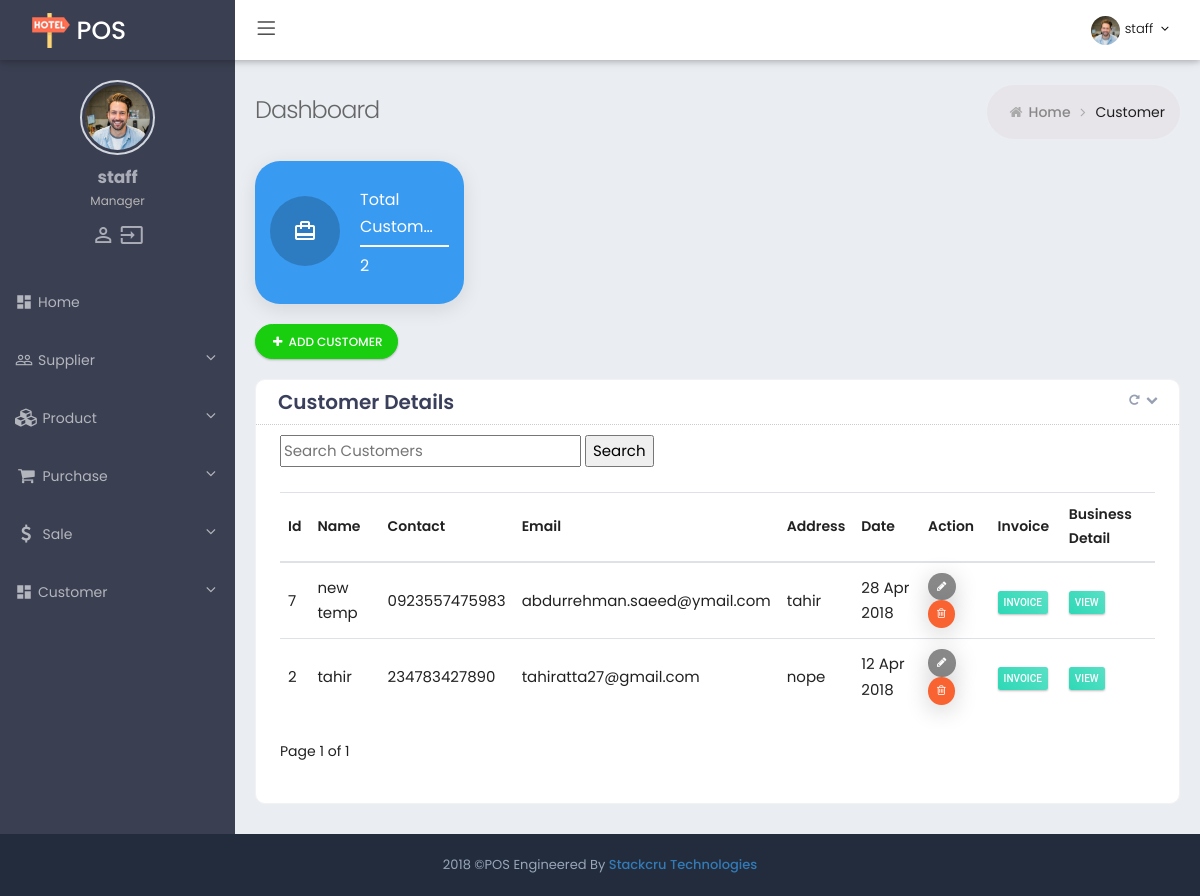
Screenshot of /cadmin/customer/ (signed in) with the database file from the repository.
### blog/models.py (models this page shows, shortened)
class Customer(models.Model):
    name = models.CharField(max_length=200)
    phone_regex = RegexValidator(regex=r'^\+?1?\d{9,15}$', message="Phone number must be entered in the format: '+999999999'. Up to 15 digits allowed.")
    contact = models.CharField(validators=[phone_regex], max_length=17) # validators should be a list
    email = models.EmailField(max_length=200, blank=True)
    address = models.CharField(max_length=700)
    created_at = models.DateTimeField(auto_now_add =True)
    updated_at = models.DateTimeField(auto_now =True)

### cadmin/views.py (the view)
@login_required
def customer_list(request):
    if request.user.is_superuser:
        customers = Customer.objects.order_by("-id").all()
        invoices = Invoice.objects.order_by("-id").all()
        query = request.GET.get("q")
        if query:
            customers = customers.filter(
                Q(id__icontains=query)
                ).distinct()
    else:
        customers = Customer.objects.filter(author__user__username=request.user.username).order_by("-id")
        invoices = Invoice.objects.filter(author__user__username=request.user.username).order_by("-id")
    customers = helpers.pg_records(request, customers, 5)
    invoices = helpers.pg_records(request, invoices, 5)
    return render(request, 'cadmin/customer_list.html', {'customers': customers, 'invoices': invoices})

### django_project/helpers.py (called while the page is built)
def pg_records(request, list, num):
    paginator = Paginator(list, num)
    page = request.GET.get('page')
    try:
        page_object = paginator.page(page)
    except PageNotAnInteger:
        page_object = paginator.page(1)
    except EmptyPage:
        page_object = paginator.page(paginator.num_pages)
    return page_object

### cadmin/templates/cadmin/customer_list.html (shortened to what this page needs)
{% extends "cadmin/base_admin.html" %}
{% block main %}
    <div class="main">
       <div class="page-wrapper">
        {% include "cadmin/header.html" %}
        <div class="page-container">
             {% include "cadmin/sidebar.html" %}
            <div class="page-content-wrapper">
                <div class="page-content">
                    <div class="page-bar">
                        <div class="page-title-breadcrumb">
                            <div class=" pull-left">
                                <div class="page-title">Dashboard</div>
                            </div>
                            <ol class="breadcrumb page-breadcrumb pull-right">
                                <li><i class="fa fa-home"></i>&nbsp;<a class="parent-item" href="{% url 'index' %}">Home</a>&nbsp;<i class="fa fa-angle-right"></i>
                                </li>
                                <li class="active">Customer</li>
                            </ol>
                        </div>
                    </div>
                    <div class="state-overview">
                        <div class="row">
                            <div class="col-xl-3 col-md-6 col-12">
                              <div class="info-box bg-blue">
                                <span class="info-box-icon push-bottom"><i class="material-icons">card_travel</i></span>
                                <div class="info-box-content">
                                  <span class="info-box-text">Total</span>
                                  <span class="info-box-text">Customer</span>
                                  <div class="progress">
                                    <div class="progress-bar width-100"></div>
                                  </div>
                                  <span class="progress-description">
                                        {{ customers.paginator.count }}
                                      </span>
                                </div>
                              </div>
                            </div>
                        </div>
                             </div>
                    <ul class="nav nav-pills nav-pills-rose">
                        <button type="button" class="btn btn-circle btn-success"><i class="fa fa-plus"></i><a href="{% url 'customer_add' %}" style="color:white"> Add Customer </a></button>
                    </ul>
                    <div class="row">
                        <div class="col-md-12 col-sm-12">
                            <div class="card  card-box">
                                <div class="card-head">
                                    <header>Customer Details</header>
                                    <div class="tools">
                                        <a class="fa fa-repeat btn-color box-refresh" href="javascript:;"></a>
                                        <a class="t-collapse btn-color fa fa-chevron-down" href="javascript:;"></a>
                                    </div>
                                </div>
                                <div class="card-body ">
                                    <form method='GET' action = ''>
                                        <input type='text' name='q' placeholder='Search Customers' value='{{request.GET.q}}' />
                                        <input type="submit" value="Search"/>
                                    </form><br>
                                  <div class="table-wrap">
                                        <div class="table-responsive">
                                                            {% for customer in customers %}
                                                                {% if forloop.first     %}
                                                                   <table   class="table display product-overview mb-30" id="support_table5">
                                                                    <thead>
                                                                        <tr>
                                                                             <th>Id</th>
                                                                            <th>Name</th>
                                                                            <th>Contact</th>
                                                                            <th>Email</th>
                                                                            <th>Address</th>
                                                                            <th>Date</th>
                                                                            <th>Action</th>
                                                                            <th>Invoice</th>
                                                                            <th>Business Detail</th>
                                                                        </tr>
                                                                    </thead>
                                                                {% endif %}
                <tr>
                    <td title="{{ customer.id }}">{{ customer.id}}</td>
                    <td class="customer-name" title="{{ customer.name }}">{{ customer.name|truncatechars:50 }}</td>
                    <td title="{{ customer.contact }}">{{ customer.contact}}</td>
                    <td title="{{ customer.email }}">{{ customer.email }}</td>
                    <td title="{{ customer.address }}">{{ customer.address }}</td>
                    <td title="{{ customer.created_at }}">{{ customer.created_at|date:"d M Y" }}</td>
                    <td>
                        <a href="{% url 'customer_update' customer.id %}" class="btn btn-tbl-edit btn-xs"><i class="fa fa-pencil"></i></a>
                        <a class="btn btn-tbl-delete btn-xs" href= "{% url 'customer_delete' customer.id %}?next={{ request.get_full_path }}" onclick=" return confirm('Are you sure ?')"><i class="fa fa-trash-o "></i></a>
                    </td>
                    <td>
                    <span class="label label-sm label-success"><a href="{% url 'invoice_show' customer.id %}" style="color: white">invoice</a></span>
                    </td>
                    <td>
                   <span class="label label-sm label-success"><a href="{% url 'customer_view' customer.id %}" style="color: white">view</a></span>
                    </td>
                </tr>
                {% if forloop.last %}
                    </table>
                {% endif %}
            {% empty %}
                No Customers
            {% endfor %}
    </div>
    {% if customers %}
        <div class="pagination">
            <p>
                <span>Page {{ customers.number }} of {{ customers.paginator.num_pages }}</span>
            </p>
        </div>
    {% endif %}
                                        </div>
                                    </div>
                                </div>
                            </div>
                        </div>
                    </div>
        </div>
    </div>
{% endblock %}

### cadmin/templates/cadmin/header.html (shortened to what this page needs)
{% load static %}
<div class="page-header navbar navbar-fixed-top">
            <div class="page-header-inner ">
                <div class="page-logo">
                    <a href="{% url 'supplier_list' %}">
                    <img alt="" src="{% static 'assets/img/logo.png' %}">
                    <span class="logo-default" >POS</span> </a>
                </div>
                <ul class="nav navbar-nav navbar-left in">
                    <li><a href="#" class="menu-toggler sidebar-toggler"><i class="icon-menu"></i></a></li>
                </ul>
                <div class="top-menu">
                    <ul class="nav navbar-nav pull-right">
                        <li class="dropdown dropdown-user">
                            <a href="javascript:;" class="dropdown-toggle" data-toggle="dropdown" data-hover="dropdown" data-close-others="true">
                                <img alt="" class="img-circle " src="{% static 'assets/img/dp.jpg' %}" />
                                <span class="username username-hide-on-mobile"> {{ request.user.username }} </span>
                                <i class="fa fa-angle-down"></i>
                            </a>
                        </li>
                    </ul>
                </div>
            </div>
        </div>

### cadmin/templates/cadmin/sidebar.html (shortened to what this page needs)
{% load static %}
            <div class="sidebar-container">
                <div class="sidemenu-container navbar-collapse collapse fixed-menu">
                    <div id="remove-scroll">
                        <ul class="sidemenu page-header-fixed p-t-20" data-keep-expanded="false" data-auto-scroll="true" data-slide-speed="200">
                            <li class="sidebar-user-panel">
                                <div class="user-panel">
                                    <div class="row">
                                            <div class="sidebar-userpic">
                                                <img src="{% static 'assets/img/dp.jpg' %}" class="img-responsive" alt=""> </div>
                                        </div>
                                        <div class="profile-usertitle">
                                            <div class="sidebar-userpic-name"> {{ request.user.username }} </div>
                                            <div class="profile-usertitle-job"> Manager </div>
                                        </div>
                                        <div class="sidebar-userpic-btn">
                                            <span style="align-items: center;"><a class="tooltips" href="{% url 'password_change' %}" data-placement="top" data-original-title="Profile">
                                                <i class="material-icons">person_outline</i>
                                            </a>
                                            <a class="tooltips" href="{% url 'logout' %}" data-placement="top" data-original-title="Logout">
                                                <i class="material-icons">input</i>
                                            </a>
                                        </span>
                                        </div>
                                </div>
                            </li>
                            <li class="nav-item ">
                                <a href="{% url 'index' %}" class="nav-link nav-toggle"> <i class="material-icons">dashboard</i>
                                    <span class="title">Home</span>
                                </a>
                            </li>
                            <li class="nav-item start ">
                                <a href="#" class="nav-link nav-toggle">
                                    <i class="material-icons">people_outline</i>
                                    <span class="title">Supplier</span>
                                </a>
                            </li>
                             <li class="nav-item start ">
                                <a href="#" class="nav-link nav-toggle">
                                    <i class="fa fa-cubes"></i>
                                    <span class="title">Product</span>
                                </a>
                            </li>
                            <li class="nav-item start ">
                                <a href="#" class="nav-link nav-toggle">
                                    <i class="fa fa-shopping-cart"></i>
                                    <span class="title">Purchase</span>
                                </a>
                            </li>
                            <li class="nav-item start ">
                                <a href="#" class="nav-link nav-toggle">
                                    <i class="fa fa-dollar (alias)"></i>
                                    <span class="title">Sale</span>
                                </a>
                            </li>
                            <li class="nav-item">
                                <a href="#" class="nav-link nav-toggle">
                                    <i class="material-icons">dashboard</i>
                                    <span class="title">Customer</span>
                                </a>
                            </li>
                    </div>
                </div>
            </div>

### cadmin/static/assets/css/material_style.css (style rules this page uses)
.material-icons { font-family: 'Material Icons'; font-weight: normal; font-style: normal; font-size: 24px; display: inline-block; line-height: 1; text-transform: none; letter-spacing: normal; word-wrap: normal; white-space: nowrap; direction: ltr; -webkit-font-smoothing: antialiased; text-rendering: optimizeLegibility; -moz-osx-font-smoothing: grayscale; font-feature-settings: 'liga'; }
.page-header.navbar .page-logo { line-height: 1.7 !important; }

### cadmin/static/assets/css/responsive.css (style rules this page uses)
@media only screen and (min-width:768px) { .navbar-left { float: left!important; } }
@media (min-width:768px) { .navbar-nav>li { float: left; } }
@media (min-width:992px) { .sidemenu-container { width: 235px; float: left; position: relative; margin-right: -100% } }
@media (min-width:992px) { .sidemenu-container.collapse { display: block; max-height: none !important } }
@media (min-width:992px) { .page-content-wrapper { float: left; width: 100% } }
@media (min-width:992px) { .page-content-wrapper .page-content { margin-left: 235px; margin-top: 0; min-height: 600px; padding: 25px 20px 10px } }

### cadmin/static/assets/css/theme-color.css (style rules this page uses)
:root { --sidebar-color: #ffffff; --sidebar-font-color: #4680ff; --logo-color: #222c3c; --header-color: #6673FC; }
.dark-sidebar-color .sidemenu-container { background-color: #3a3f51; }
.dark-sidebar-color .sidemenu-container .sidemenu>li>a, .dark-sidebar-color .sidemenu-closed.sidemenu-container-fixed .sidemenu-container:hover .sidemenu>li>a { color: #b4b6bd; border-bottom:none; }
.dark-sidebar-color .user-panel { color: #ccc; }
.dark-sidebar-color .page-container { background-color : #3a3f51; }
.logo-dark .page-header.navbar .page-logo { background: #3a3f51; }
.header-white .page-header.navbar { background-color: #ffffff; }
.header-white .page-header.navbar .top-menu .navbar-nav>li.dropdown-language>.dropdown-toggle>.langname, .header-white .page-header.navbar .top-menu .navbar-nav>li.dropdown-user>.dropdown-toggle>.username, .header-white .page-header.navbar .top-menu .navbar-nav>li.dropdown-user>.dropdown-toggle>i { color: #000; }
.header-white .page-header.navbar .top-menu .navbar-nav>li.dropdown .dropdown-toggle>i { color: #000; }
.header-white .menu-toggler i.icon-menu { color: #000000; font-size: 18px; }

### rows the page displays
Customer: shows "Id", id "7", name "new temp", contact "0923557475983", email "abdurrehman.saeed@ymail.com", address "tahir", created_at "28 Apr 2018"
Customer: id "2", name "tahir", contact "234783427890", email "tahiratta27@gmail.com", address "nope", created_at "12 Apr 2018"

### other values shown
{{ request.user.username }} "staff"
{{ customers.paginator.count }} "2"
{{ customers.number }} "1"
{{ customers.paginator.num_pages }} "1"
